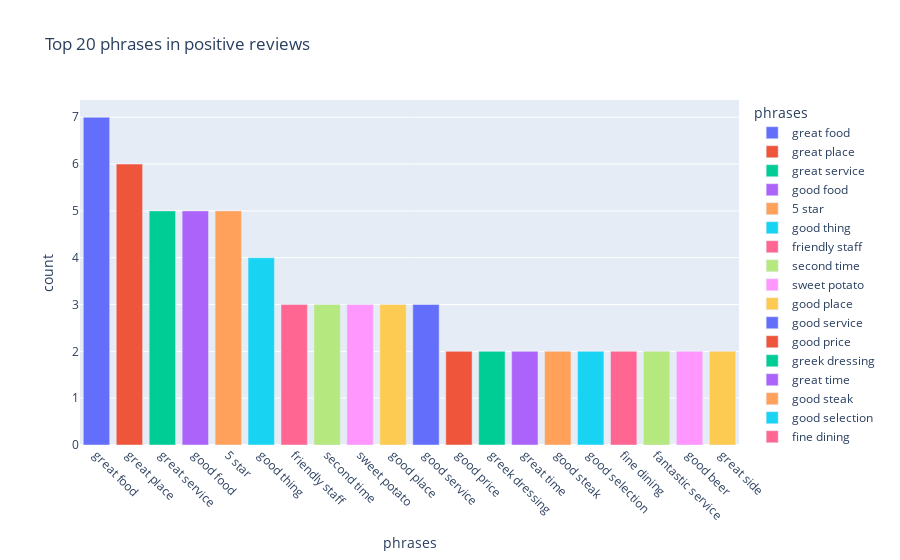

The notebook cell this image was saved under:
### Code cell
fig = px.bar(positive_phrases, x = 'phrases', y = 'count', color = 'phrases', 
             title='Top 20 phrases used in positive reviews')
fig.update_xaxes(tickangle=45)
fig.show()

### Figure 1 — Plotly figure (JSON) as saved in the notebook; plotly's stock layout.template omitted (floating-point values rounded to 4 significant figures)
{"data": [{"alignmentgroup": "True", "hovertemplate": "phrases=%{x}<br>count=%{y}<extra></extra>", "legendgroup": "great food", "marker": {"color": "#636efa"}, "name": "great food", "offsetgroup": "great food", "orientation": "v", "showlegend": true, "textposition": "auto", "type": "bar", "x": ["great food"], "xaxis": "x", "y": [7], "yaxis": "y"}, {"alignmentgroup": "True", "hovertemplate": "phrases=%{x}<br>count=%{y}<extra></extra>", "legendgroup": "great place", "marker": {"color": "#EF553B"}, "name": "great place", "offsetgroup": "great place", "orientation": "v", "showlegend": true, "textposition": "auto", "type": "bar", "x": ["great place"], "xaxis": "x", "y": [6], "yaxis": "y"}, {"alignmentgroup": "True", "hovertemplate": "phrases=%{x}<br>count=%{y}<extra></extra>", "legendgroup": "great service", "marker": {"color": "#00cc96"}, "name": "great service", "offsetgroup": "great service", "orientation": "v", "showlegend": true, "textposition": "auto", "type": "bar", "x": ["great service"], "xaxis": "x", "y": [5], "yaxis": "y"}, {"alignmentgroup": "True", "hovertemplate": "phrases=%{x}<br>count=%{y}<extra></extra>", "legendgroup": "good food", "marker": {"color": "#ab63fa"}, "name": "good food", "offsetgroup": "good food", "orientation": "v", "showlegend": true, "textposition": "auto", "type": "bar", "x": ["good food"], "xaxis": "x", "y": [5], "yaxis": "y"}, {"alignmentgroup": "True", "hovertemplate": "phrases=%{x}<br>count=%{y}<extra></extra>", "legendgroup": "5 star", "marker": {"color": "#FFA15A"}, "name": "5 star", "offsetgroup": "5 star", "orientation": "v", "showlegend": true, "textposition": "auto", "type": "bar", "x": ["5 star"], "xaxis": "x", "y": [5], "yaxis": "y"}, {"alignmentgroup": "True", "hovertemplate": "phrases=%{x}<br>count=%{y}<extra></extra>", "legendgroup": "good thing", "marker": {"color": "#19d3f3"}, "name": "good thing", "offsetgroup": "good thing", "orientation": "v", "showlegend": true, "textposition": "auto", "type": "bar", "x": ["good thing"], "xaxis": "x", "y": [4], "yaxis": "y"}, {"alignmentgroup": "True", "hovertemplate": "phrases=%{x}<br>count=%{y}<extra></extra>", "legendgroup": "friendly staff", "marker": {"color": "#FF6692"}, "name": "friendly staff", "offsetgroup": "friendly staff", "orientation": "v", "showlegend": true, "textposition": "auto", "type": "bar", "x": ["friendly staff"], "xaxis": "x", "y": [3], "yaxis": "y"}, {"alignmentgroup": "True", "hovertemplate": "phrases=%{x}<br>count=%{y}<extra></extra>", "legendgroup": "second time", "marker": {"color": "#B6E880"}, "name": "second time", "offsetgroup": "second time", "orientation": "v", "showlegend": true, "textposition": "auto", "type": "bar", "x": ["second time"], "xaxis": "x", "y": [3], "yaxis": "y"}, {"alignmentgroup": "True", "hovertemplate": "phrases=%{x}<br>count=%{y}<extra></extra>", "legendgroup": "sweet potato", "marker": {"color": "#FF97FF"}, "name": "sweet potato", "offsetgroup": "sweet potato", "orientation": "v", "showlegend": true, "textposition": "auto", "type": "bar", "x": ["sweet potato"], "xaxis": "x", "y": [3], "yaxis": "y"}, {"alignmentgroup": "True", "hovertemplate": "phrases=%{x}<br>count=%{y}<extra></extra>", "legendgroup": "good place", "marker": {"color": "#FECB52"}, "name": "good place", "offsetgroup": "good place", "orientation": "v", "showlegend": true, "textposition": "auto", "type": "bar", "x": ["good place"], "xaxis": "x", "y": [3], "yaxis": "y"}, {"alignmentgroup": "True", "hovertemplate": "phrases=%{x}<br>count=%{y}<extra></extra>", "legendgroup": "good service", "marker": {"color": "#636efa"}, "name": "good service", "offsetgroup": "good service", "orientation": "v", "showlegend": true, "textposition": "auto", "type": "bar", "x": ["good service"], "xaxis": "x", "y": [3], "yaxis": "y"}, {"alignmentgroup": "True", "hovertemplate": "phrases=%{x}<br>count=%{y}<extra></extra>", "legendgroup": "good price", "marker": {"color": "#EF553B"}, "name": "good price", "offsetgroup": "good price", "orientation": "v", "showlegend": true, "textposition": "auto", "type": "bar", "x": ["good price"], "xaxis": "x", "y": [2], "yaxis": "y"}, {"alignmentgroup": "True", "hovertemplate": "phrases=%{x}<br>count=%{y}<extra></extra>", "legendgroup": "greek dressing", "marker": {"color": "#00cc96"}, "name": "greek dressing", "offsetgroup": "greek dressing", "orientation": "v", "showlegend": true, "textposition": "auto", "type": "bar", "x": ["greek dressing"], "xaxis": "x", "y": [2], "yaxis": "y"}, {"alignmentgroup": "True", "hovertemplate": "phrases=%{x}<br>count=%{y}<extra></extra>", "legendgroup": "great time", "marker": {"color": "#ab63fa"}, "name": "great time", "offsetgroup": "great time", "orientation": "v", "showlegend": true, "textposition": "auto", "type": "bar", "x": ["great time"], "xaxis": "x", "y": [2], "yaxis": "y"}, {"alignmentgroup": "True", "hovertemplate": "phrases=%{x}<br>count=%{y}<extra></extra>", "legendgroup": "good steak", "marker": {"color": "#FFA15A"}, "name": "good steak", "offsetgroup": "good steak", "orientation": "v", "showlegend": true, "textposition": "auto", "type": "bar", "x": ["good steak"], "xaxis": "x", "y": [2], "yaxis": "y"}, {"alignmentgroup": "True", "hovertemplate": "phrases=%{x}<br>count=%{y}<extra></extra>", "legendgroup": "good selection", "marker": {"color": "#19d3f3"}, "name": "good selection", "offsetgroup": "good selection", "orientation": "v", "showlegend": true, "textposition": "auto", "type": "bar", "x": ["good selection"], "xaxis": "x", "y": [2], "yaxis": "y"}, {"alignmentgroup": "True", "hovertemplate": "phrases=%{x}<br>count=%{y}<extra></extra>", "legendgroup": "fine dining", "marker": {"color": "#FF6692"}, "name": "fine dining", "offsetgroup": "fine dining", "orientation": "v", "showlegend": true, "textposition": "auto", "type": "bar", "x": ["fine dining"], "xaxis": "x", "y": [2], "yaxis": "y"}, {"alignmentgroup": "True", "hovertemplate": "phrases=%{x}<br>count=%{y}<extra></extra>", "legendgroup": "fantastic service", "marker": {"color": "#B6E880"}, "name": "fantastic service", "offsetgroup": "fantastic service", "orientation": "v", "showlegend": true, "textposition": "auto", "type": "bar", "x": ["fantastic service"], "xaxis": "x", "y": [2], "yaxis": "y"}, {"alignmentgroup": "True", "hovertemplate": "phrases=%{x}<br>count=%{y}<extra></extra>", "legendgroup": "good beer", "marker": {"color": "#FF97FF"}, "name": "good beer", "offsetgroup": "good beer", "orientation": "v", "showlegend": true, "textposition": "auto", "type": "bar", "x": ["good beer"], "xaxis": "x", "y": [2], "yaxis": "y"}, {"alignmentgroup": "True", "hovertemplate": "phrases=%{x}<br>count=%{y}<extra></extra>", "legendgroup": "great side", "marker": {"color": "#FECB52"}, "name": "great side", "offsetgroup": "great side", "orientation": "v", "showlegend": true, "textposition": "auto", "type": "bar", "x": ["great side"], "xaxis": "x", "y": [2], "yaxis": "y"}], "layout": {"barmode": "relative", "legend": {"title": {"text": "phrases"}, "tracegroupgap": 0}, "title": {"text": "Top 20 phrases in positive reviews"}, "xaxis": {"anchor": "y", "categoryarray": ["great food", "great place", "great service", "good food", "5 star", "good thing", "friendly staff", "second time", "sweet potato", "good place", "good service", "good price", "greek dressing", "great time", "good steak", "good selection", "fine dining", "fantastic service", "good beer", "great side"], "categoryorder": "array", "domain": [0, 1], "tickangle": 45, "title": {"text": "phrases"}}, "yaxis": {"anchor": "x", "domain": [0, 1], "title": {"text": "count"}}}}
